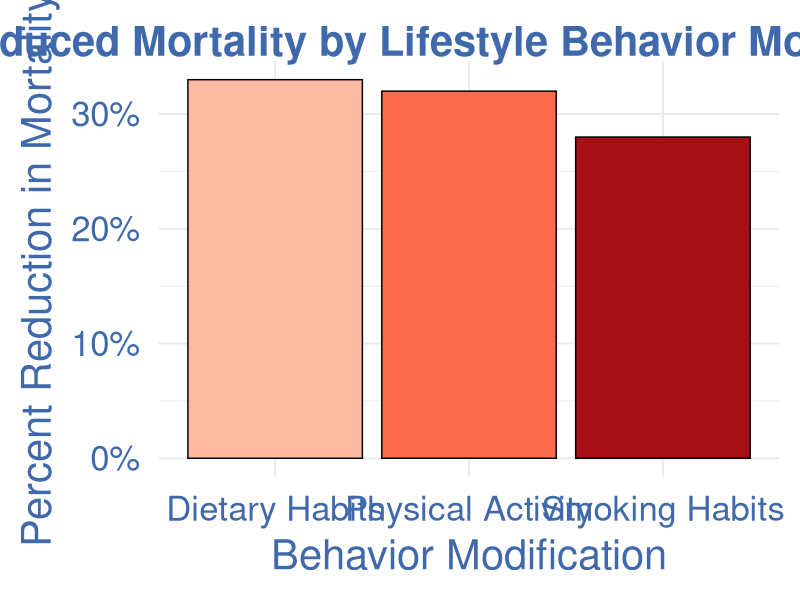

Source code (R):
#Install Packages
list.of.packages <- c("ggplot2", "ggthemes")
new.packages <- list.of.packages[!(list.of.packages %in% installed.packages()[,"Package"])]
if(length(new.packages)) install.packages(new.packages)
lapply(list.of.packages, require, character.only = TRUE)

## theme

# https://material.io/design/color/the-color-system.html#tools-for-picking-colors
pal_heart <- c('#fee5d9','#fcbba1','#fc9272','#fb6a4a','#de2d26','#a50f15')
blue_heart <- "#3F69AA"

############# color pieces!
scale_fill_heart <- function(){
  
  structure(list(
    scale_fill_manual(values=pal_heart)
  ))
}

scale_color_discrete_heart <- function(){
  
  structure(list(
    scale_color_manual(values=pal_heart)
  ))
}

scale_color_continuous_heart <- function(){
  
  structure(list(
    scale_color_gradientn(colours = pal_heart)
  ))
}
##################################

theme_heart <- function(base_size = 30, base_family = "Helvetica",
                        base_line_size = base_size / 42,
                        base_rect_size = base_size / 42) {
  # Starts with theme_bw and remove most parts
  theme_bw(
    base_size = base_size,
    base_family = base_family,
    base_line_size = base_line_size,
    base_rect_size = base_rect_size
  ) %+replace%
    theme(
      axis.ticks      = element_blank(),
      axis.text       = element_text(size = 25,color=blue_heart),
      axis.title = element_text(color = blue_heart),
      legend.background = element_blank(),
      legend.key        = element_blank(),
      legend.title = element_blank(),
      panel.background   = element_blank(),
      panel.border      = element_blank(),
      strip.background  = element_blank(),
      plot.title = element_text(color = blue_heart, face = "bold"),
      plot.background   = element_blank(),
      
      complete = TRUE
    )
}

#Use stringr to modify titles 
library(stringr)
# Set working directory
setwd("~/Documents/GradSchool/MSDS455/git_repos/MSDS455_Charlie/data")
data <- read.table(file="mortality_reduction.csv",sep=",",stringsAsFactors=FALSE,header=TRUE,quote="'")

# Simple bar graph
setwd("~/Documents/GradSchool/MSDS455/git_repos/MSDS455_Charlie/visualizations")
png(file = "slide_11_mortality_reduction.png",width = 1000, height = 1000) 
ggplot_object <- ggplot(data=data,
                        aes(x=Behavior, y=Mortality)) +
  geom_bar(aes(fill = Behavior), color="black",position = "dodge", stat="identity") +
  theme_heart() +
  scale_fill_manual(values=pal_heart[c(2,4,6)]) +
  ggtitle("Reduced Mortality by Lifestyle Behavior Modification") +
  xlab("Behavior Modification") + 
  ylab("Percent Reduction in Mortality") +
  scale_y_continuous(labels = scales::percent_format(accuracy = 1)) +
  theme(legend.position="none")
print(ggplot_object)
dev.off()
